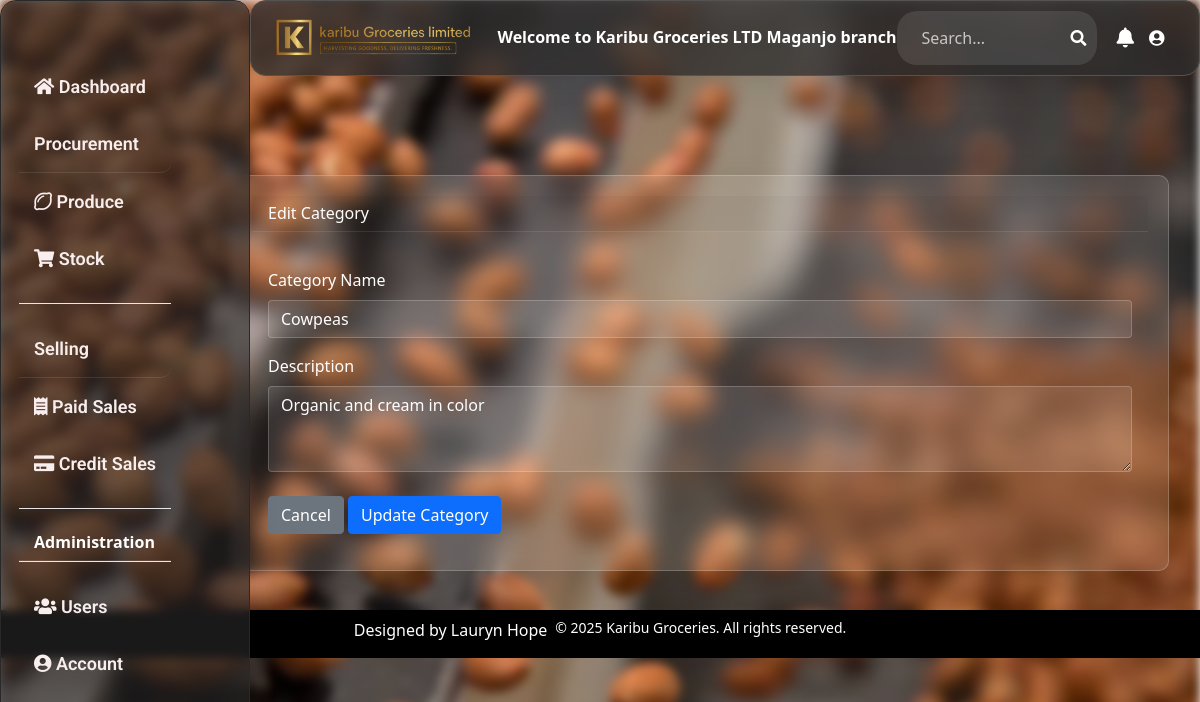
The app's page /categories/edit/9/ (signed in) with its own data.
### happy_hoe/models.py (models this page shows, shortened)
class Userprofile(AbstractUser):
    is_salesagent = models.BooleanField(null=True, default=True)
    is_manager = models.BooleanField(null=True, default=True)
    is_director = models.BooleanField(null=True, default=True)
    last_activity = models.DateTimeField(null=True, blank=True)
    is_online = models.BooleanField(default=True)
    status = models.CharField(
        max_length=20,
        choices=(
            ('online', 'Online'),
            ('offline', 'Offline'),
        ),
        default='offline'
    )
    username = models.CharField(max_length=50, unique=True, blank=True)
    branch = models.ForeignKey(Branch, on_delete=models.CASCADE,max_length=20, blank=True, null=True ,default=1)
    email = models.EmailField(max_length=100, unique=True)
    gender_choices = (('Female','Female'), ('Male','Male'))
    gender = models.CharField(max_length=10, blank=True, choices=gender_choices)
    phone = models.CharField(max_length=10, unique=True)
    address = models.CharField(max_length=100, blank=True)
    class Meta:
        db_table = 'userprofile'
        verbose_name = 'User'
        verbose_name_plural = 'Users'

class Branch(models.Model):
    branch_name= models.CharField(max_length=20, default="", blank=True, null=True)
    email = models.EmailField(max_length=100, unique=True)
    phone_number = models.CharField(max_length=15, blank=True, unique=True)
    location = models.CharField(max_length=50, default="", blank=True, null=True)
    class Meta:
        verbose_name_plural = 'Branches'

class Category(models.Model):
    category_name=models.CharField(max_length=50, null=True, blank=True, default='')
    description=models.TextField(max_length=50, blank=True, default='')

### happy_hoe/views.py (the view)
# urls.py: path('categories/edit/<int:pk>/', views.edit_category, name='edit_category'),
@login_required
def edit_category(request, pk):
    try:
        category = get_object_or_404(Category, id=pk)
        if request.method == 'POST':
            category.category_name = request.POST.get('category_name')
            category.description = request.POST.get('description')
            category.save()
            messages.success(request, f'Category "{category.category_name}" updated successfully!')
            return redirect('categories')
        return render(request, 'happy_hoeapp/edit_category.html', {
            'category': category
        })
    except Exception as e:
        messages.error(request, f'Error updating category: {str(e)}')
        return redirect('categories')

### happy_hoe/templates/happy_hoeapp/edit_category.html (shortened to what this page needs)
{% extends 'happy_hoeapp/base.html' %}
{% load static %}
{% block content %}
<div class="container">
    <div class="tableglass-effect">
        <div class="card-header">
            <h4 class="text-white mb-0">Edit Category</h4>
        </div>
        <div class="card-body">
            <form method="POST" class="needs-validation" novalidate>
                <div class="row g-3">
                    <div class="col-md-12">
                        <div class="form-group">
                            <label for="category_name" class="form-label text-white">Category Name</label>
                            <input type="text"
                                   name="category_name"
                                   class="form-control"
                                   id="category_name"
                                   value="{{ category.category_name }}"
                                   required
                                   minlength="2">
                        </div>
                    </div>
                    <div class="col-md-12">
                        <div class="form-group">
                            <label for="description" class="form-label text-white">Description</label>
                            <textarea name="description"
                                      class="form-control"
                                      id="description"
                                      rows="3">{{ category.description }}</textarea>
                        </div>
                    </div>
                </div>
                <div class="mt-4">
                    <a href="{% url 'categories' %}" class="btn btn-secondary">Cancel</a>
                    <button type="submit" class="btn btn-primary">Update Category</button>
                </div>
            </form>
        </div>
    </div>
</div>
{% endblock %}

### happy_hoe/templates/happy_hoeapp/base.html (shortened to what this page needs)
{% load static %}
<!DOCTYPE html>
<html lang="en">
<head>
<link rel="stylesheet" href="https://cdnjs.cloudflare.com/ajax/libs/twitter-bootstrap/5.1.0/css/bootstrap.min.css">
<link rel="stylesheet" href="https://cdnjs.cloudflare.com/ajax/libs/font-awesome/5.15.4/css/all.min.css">
<link href="https://cdn.jsdelivr.net/npm/tailwindcss@^2/dist/tailwind.min.css" rel="stylesheet">
<link rel="stylesheet" href="{% static 'css/base.css' %}">
</head>
<body >
    <div class="header fixed-top mt-0 mb-10"  id="nav-effect">
        {% if user.is_authenticated %}
        <img src="{% static 'images/kgl.png' %}" alt="Logo" class="logo" />
        <strong><h2 class="text-white text-center ml-3 display-7">Welcome to  Karibu Groceries LTD  {% if user.is_manager or user.is_salesagent %} {{ user.branch.branch_name }} branch  {% endif %}</h2></strong>
        <div class="search-container">
            <form method="GET" action="{% url 'search' %}" class="d-flex">
                <input type="text"
                       name="q"
                       placeholder="Search..."
                       value="{{ request.GET.q }}"
                       class="form-control me-2">
                <button type="submit" class="btn btn-outline-light">
                    <i class="fas fa-search"></i>
                </button>
            </form>
        </div>
        <div class="user-settings">
            <i class="fas fa-bell"></i>
            <a class=" text-white" href="{% url 'user_profile' request.user.id %}"><i class="fas fa-user-circle" style="width: 30px; margin-right: 10px;"></i></a>
        </div>
    </div>
    <div class="container-fluid px-0 ">
        <div class="row g-0 ml-0">
            <div class="col-md-2 w-[150px] px-0 ">
                <br><br><br>
                <div class="sidebar w " id="glass-effect">
                    <div class="body">
                        <nav class="navbar ">
                            <div class="container-fluid">
                                <ul>
                                    {% if user.is_director  or user.is_manager %}
                                    <a class="" href="/owner_dashboard/"><li><i class="fas fa-home"></i> Dashboard</li></a>
                                    {% elif user.is_salesagent  %}
                                    <a class="" href="/owner_dashboard/"><li><i class="fas fa-home"></i> Dashboard</li></a>
                                    {% endif %}
                                    {% if user.is_manager  %}
                                    <li class="nav-heading text-decoration: underline;">Procurement</li>
                                    <a href="/procurement/"><li class="active"><i class="far fa-lemon"></i> Produce</li></a>
                                    <a class="" href="/home/"><li><i class="fas fa-shopping-cart"></i> Stock</li></a>
                                    {% endif %}
                                    {% if user.is_manager or user.is_salesagent %}
                                    <div class="border-b my-3"></div>
                                    <li class="nav-heading">Selling</li>
                                    <a href="/sales/"><li class="active"><i class="fas fa-receipt"></i> Paid Sales</li></a>
                                    <a href="{% url 'credit_sales' %}"><li><i class="fas fa-credit-card"></i> Credit Sales</li></a>
                                    {% endif %}
                                    <div class="border-b my-3"></div>
                                    {% if user.is_manager or user.is_director %}
                                    <div class="border-b my-3"><strong ><h1 class="nav-heading text-white">Administration</h1></strong></div>
                                    <a href="/users/"><li><i class="fas fa-users"></i> Users</li></a>
                                    {% endif %}
                                    <a class="" href="{% url 'user_profile' request.user.id %}"><li><i class="fas fa-user-circle"></i> Account</li></a>
                                    <br><br><br><br><br><br>
                                </ul>
                            </div>
                        </nav>
                    </div>
                </div>
            </div>
            {% endif %}
           <div class="col-md-10">
            <br><br><br>
                <div class="container2 container-fluid p-3 flex-grow-1">
                    {% block content %}
                    {% endblock %}
                </div>
           </div>
        </div>
    </div>
    <footer class="bg-black bg-opacity-70 text-center p-2 mt-2">
        <div class="flex justify-center space-x-2 mb-2">
            <a href="#" class="text-white hover:underline">Designed by Lauryn Hope</a>
            <p class="text-sm text-white">© 2025 Karibu Groceries. All rights reserved.</p>
        </div>
    </footer>
</body>
</html>

### happy_hoe/static/css/base.css (style rules this page uses)
html, body { height: 100%; width: 100%; margin: 0; }
body::before { content: ""; position: fixed; top: 0; left: 0; right: 0; bottom: 0; width: 100%; height: 100%; top: 0; left: 0; right: 0; bottom: 0; background: url('/static/images/f1.webp') no-repeat center center fixed; background-size: cover; filter: blur(5px); z-index: -1; }
.logo { margin: 0 auto; width: 200px; height: auto; height: 50px; object-fit: contain; }
.sidebar { border-radius: 0; margin-left: 0; position: fixed; top: 0; left: 0; height: 100vh; width: 250px; overflow-y: auto; z-index: 1000; padding: 1rem; background: rgba(255, 255, 255, 0.1); backdrop-filter: blur(10px); }
.col-md-10 { margin-left: 200px; width: calc(100% - 200px); }
.nav-heading { color: #4F46E5; font-weight: bold; padding: 8px 15px; border-bottom: 1px solid rgba(255, 255, 255, 0.1); margin: 0; cursor: default; }
.header { align-items: center; margin-left: 250px; width: calc(100% - 250px); background: rgba(0, 0, 0, 0.8); }
.header { border-radius: 10px 10px 0px 0px; background-color: #2A3942; }
.navbar { border-radius: 20px 20px 10px 10px; padding: 2px; }
#glass-effect { background: rgba(42, 41, 41, 0.63); border-radius: 16px; box-shadow: 0 4px 30px rgba(0, 0, 0, 0.1); backdrop-filter: blur(4.7px); -webkit-backdrop-filter: blur(4.7px); border: 1px solid rgba(42, 41, 41, 1); }
.tableglass-effect { background: rgba(223, 216, 216, 0.63); border-radius: 16px; box-shadow: 0 4px 30px rgba(0, 0, 0, 0.1); backdrop-filter: blur(4.7px); -webkit-backdrop-filter: blur(4.7px); border: 1px solid rgba(219, 214, 214, 1); margin: 15px; padding: 20px; }
.body li { transition: 1s all; font-family: 'Roboto', sans-serif; font-size: 18px; padding: 15px; margin-top: 0px; color: #f8eeee; font-size: 20px; font-weight: 500; list-style: none; display: block; border-top-right-radius: 10px 10px; border-bottom-right-radius: 10px 10px; }
.body ul li { font-weight: 600; font-size: 18px; }
.header { display: flex; justify-content: space-between; align-items: center; padding: 10px; }
.search-container { position: relative; margin-right: 20px; display: flex; justify-content: flex; align-items: center; width: 200px; }
.search-container input { padding: 10px; border: 1px solid #2f89fc; border-radius: 5px; color: #fff; background: #2A3942; }
.search-container .fa-search { position: absolute; right: 10px; top: 50%; transform: translateY(-50%); color: white; }
.user-settings { display: flex; align-items: center; }
.user-settings .fa-bell { font-size: 20px; margin-right: 15px; color: white; }
footer { position: relative; bottom: 0; width: 100%; background-color: rgba(0, 0, 0, 0.7); text-align: center; padding: 2em 0; }
#nav-effect { background: rgba(46, 44, 44, 0.78); border-radius: 16px; box-shadow: 0 4px 30px rgba(0, 0, 0, 0.1); backdrop-filter: blur(8.8px); -webkit-backdrop-filter: blur(8.8px); border: 1px solid rgba(85, 82, 82, 1); }
.search-container { display: flex; align-items: center; background: rgba(255, 255, 255, 0.1); border-radius: 20px; padding: 5px 15px; }
.search-container input, .search-container select { background: transparent; border: none; color: white; }
.search-container input::placeholder { color: rgba(255, 255, 255, 0.7); }
.search-container button { border: none; background: transparent; color: white; }

### happy_hoe/templates/happy_hoeapp/edit_category.html (style rules this page uses)
.tableglass-effect { background: rgba(255, 255, 255, 0.1); backdrop-filter: blur(10px); -webkit-backdrop-filter: blur(10px); border: 1px solid rgba(255, 255, 255, 0.2); box-shadow: 0 8px 32px rgba(0, 0, 0, 0.1); padding: 20px; border-radius: 10px; }
.form-control { background: rgba(255, 255, 255, 0.1); border: 1px solid rgba(255, 255, 255, 0.2); color: white; }
.card-header { border-bottom: 1px solid rgba(255, 255, 255, 0.1); margin-bottom: 20px; }

### records on screen
Userprofile: branch.branch_name "Maganjo"
Category: category_name "Cowpeas", description "Organic and cream in color"
